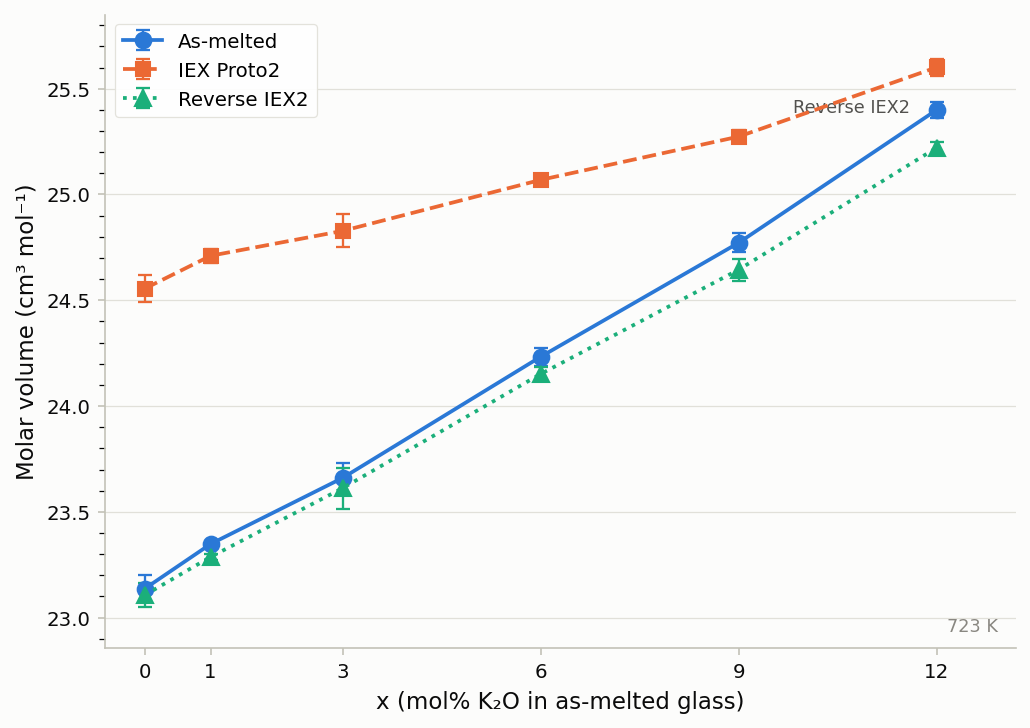

The Python source for this figure:
"""
fig_molar_volume_reversal2.py
Molar volume (cm³/mol) at 723 K vs x_parent (mol% K₂O in starting AM glass).
Three series: As-melted, IEX Proto2, Reverse IEX2.
Analogous to Tandia et al. J. Non-Cryst. Solids 358 (2012) Fig. 1.
If the process is elastic, REIEX2 must overlap the AM curve.
"""

import numpy as np
import matplotlib.pyplot as plt
import matplotlib.ticker as mticker
from pathlib import Path

# ── Paths ────────────────────────────────────────────────────────────────────

BASE     = Path(__file__).parent.parent
AM_DIR   = BASE / "STAGE1_MELTQUENCH/data/asmelted_723K"
IEX2_DIR = BASE / "STAGE4_IEX_PROTO2/data/iox2_723K"
REV2_DIR = BASE / "STAGE12_REVERSE_IEX2/data/rev_iex2_723K"

NA   = 6.02214076e23
N_OX = 5000

# ── Helper ───────────────────────────────────────────────────────────────────

def box_volume(path):
    L = {}
    with open(path, errors='replace') as f:
        for line in f:
            s = line.strip()
            if 'xlo xhi' in s:
                p = s.split(); L['x'] = float(p[1]) - float(p[0])
            elif 'ylo yhi' in s:
                p = s.split(); L['y'] = float(p[1]) - float(p[0])
            elif 'zlo zhi' in s:
                p = s.split(); L['z'] = float(p[1]) - float(p[0])
            if len(L) == 3:
                break
    return L['x'] * L['y'] * L['z']

def molar_vol(path):
    return box_volume(path) * 1e-24 * NA / N_OX

def collect(directory, fname_fn, x_list, reps=(1, 2, 3)):
    xs, means, stds = [], [], []
    for x in x_list:
        vs = []
        for r in reps:
            p = directory / fname_fn(x, r)
            if p.exists():
                vs.append(molar_vol(p))
        if vs:
            xs.append(x)
            means.append(np.mean(vs))
            stds.append(np.std(vs))
    return np.array(xs), np.array(means), np.array(stds)

# ── Collect data ──────────────────────────────────────────────────────────────

X_LIST = [0, 1, 3, 6, 9, 12]

x_am, vm_am, sd_am = collect(
    AM_DIR,
    lambda x, r: f"AsMelted_723K_x{x}_r{r}_PMMCS_rc8p0.data",
    x_list=X_LIST
)
x_iex2, vm_iex2, sd_iex2 = collect(
    IEX2_DIR,
    lambda x, r: f"IOX2_723K_xp{x}_r{r}_PMMCS_rc8p0.data",
    x_list=X_LIST
)
x_rev2, vm_rev2, sd_rev2 = collect(
    REV2_DIR,
    lambda x, r: f"REIEX2_723K_xp{x}_r{r}_PMMCS_rc8p0.data",
    x_list=X_LIST
)

# Print table
print(f"{'x_p':>4}  {'AM':>8}  {'IEX2':>8}  {'REIEX2':>8}  {'REIEX2-AM':>10}")
for i, x in enumerate(x_am):
    xi = np.where(x_iex2 == x)[0]
    xr = np.where(x_rev2 == x)[0]
    vm_i = vm_iex2[xi[0]] if len(xi) else float('nan')
    vm_r = vm_rev2[xr[0]] if len(xr) else float('nan')
    print(f"{x:>4}  {vm_am[i]:>8.4f}  {vm_i:>8.4f}  {vm_r:>8.4f}  {vm_r-vm_am[i]:>+10.4f}")

# ── Validated categorical palette (slots 1–3) ─────────────────────────────────
C_AM   = '#2a78d6'   # blue   — slot 1
C_IEX2 = '#eb6834'   # orange — slot 2
C_REV2 = '#1baf7a'   # aqua   — slot 3

# ── Figure ───────────────────────────────────────────────────────────────────

fig, ax = plt.subplots(figsize=(7, 5))
fig.patch.set_facecolor('#fcfcfb')
ax.set_facecolor('#fcfcfb')

EKW = dict(elinewidth=1.1, capsize=3.5, capthick=1.1, zorder=3)

ax.errorbar(x_am,   vm_am,   yerr=sd_am,
            color=C_AM,   marker='o', ms=7.5, lw=1.8, ls='-',
            label='As-melted', **EKW)
ax.errorbar(x_iex2, vm_iex2, yerr=sd_iex2,
            color=C_IEX2, marker='s', ms=7.0, lw=1.8, ls='--',
            label='IEX Proto2', **EKW)
ax.errorbar(x_rev2, vm_rev2, yerr=sd_rev2,
            color=C_REV2, marker='^', ms=7.5, lw=1.8, ls=':',
            label='Reverse IEX2', **EKW)

# Direct label for REIEX2 (relief rule — aqua sub-3:1 on light surface)
ax.annotate('Reverse IEX2',
            xy=(x_rev2[-1], vm_rev2[-1]),
            xytext=(11.6, vm_rev2[-1] + 0.15),
            fontsize=8.5, color='#52514e', ha='right', va='bottom')

# ── Axes & chrome ─────────────────────────────────────────────────────────────

ax.set_xlabel('x (mol% K₂O in as-melted glass)', fontsize=11, color='#0b0b0b')
ax.set_ylabel('Molar volume (cm³ mol⁻¹)', fontsize=11, color='#0b0b0b')

all_vals = np.concatenate([vm_am, vm_iex2, vm_rev2])
ylo = all_vals.min() - 0.25
yhi = all_vals.max() + 0.25

ax.set_xlim(-0.6, 13.2)
ax.set_ylim(ylo, yhi)
ax.set_xticks(X_LIST)
ax.xaxis.set_minor_locator(mticker.NullLocator())
ax.yaxis.set_major_locator(mticker.MultipleLocator(0.5))
ax.yaxis.set_minor_locator(mticker.MultipleLocator(0.1))

ax.tick_params(axis='both', labelsize=9.5, color='#c3c2b7', labelcolor='#0b0b0b')
ax.tick_params(axis='y', which='minor', left=True, length=3)

ax.spines[['top', 'right']].set_visible(False)
ax.spines['left'].set_color('#c3c2b7')
ax.spines['bottom'].set_color('#c3c2b7')
ax.spines['left'].set_linewidth(0.8)
ax.spines['bottom'].set_linewidth(0.8)

ax.grid(axis='y', color='#e1e0d9', lw=0.6, zorder=0)

ax.text(0.98, 0.02, '723 K', transform=ax.transAxes,
        fontsize=8.5, color='#898781', ha='right', va='bottom')

leg = ax.legend(fontsize=9.5, frameon=True, loc='upper left',
                framealpha=0.92, edgecolor='#e1e0d9')
leg.get_frame().set_linewidth(0.6)

fig.tight_layout(pad=1.2)

out_base = Path(__file__).with_suffix('')
fig.savefig(out_base.with_suffix('.pdf'), dpi=300, bbox_inches='tight',
            facecolor='#fcfcfb')
fig.savefig(out_base.with_suffix('.png'), dpi=150, bbox_inches='tight',
            facecolor='#fcfcfb')
print(f"\nSaved: {out_base}.pdf / .png")
plt.close(fig)
